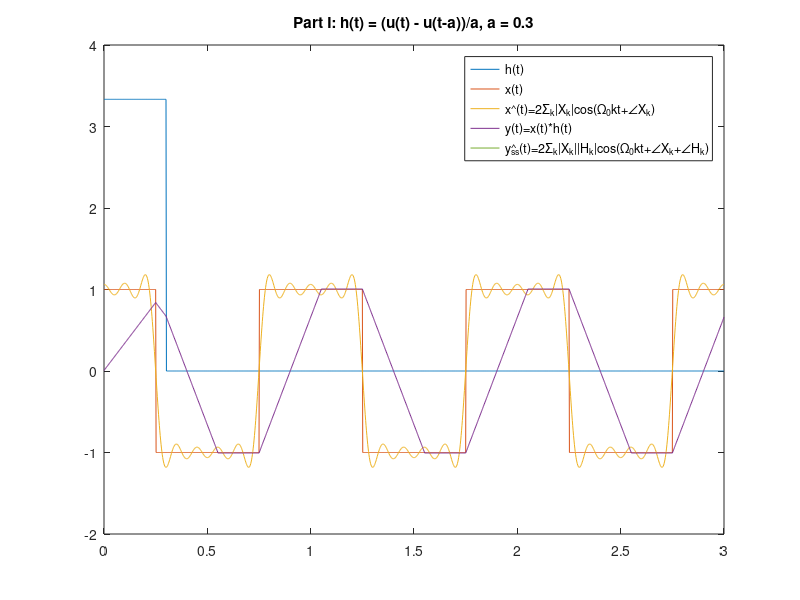

The MATLAB script that drew this image:
% EE3032 - Dr. Durant - Week 6 In-Class Exercise
% 2017-10-11 - System response

% We recently learned that the transfer function, H(j*Omega), which exists for any
% LTI system, tells about the steady state phase shift and gain/attenuation
% between an input and output at a given frequency. Saying a system is LTI is 
% equivalent to saying a transfer function, h(t), exists. Specifically, H() is a
% complex, scalar-valued function of the input frequency Omega.

% In detail, for the kth frequency component of a real, periodic signal we have
% xk(t) = 2 |X_k| cos(k Omega0 t + angle(X_k))
% Note that the cosine (along with the sine and the complex exponential) is
% an eigenfunction of any LTI system. So, the output will have the same
% frequency with the magnitude and phase changed as a function of the
% frequency. This is the full (not trigonometric) Fourier series, with complex X_k,
% simplified for real signals. Now, we can find H(j*Omega) = H(j*k*Omega0), which
% is a complex number, H_k. The output due to this component of the input,
% using the eigenfunction property is
% yk(t) = 2 |X_k| |H_k| cos(k Omega0 t + angle(X_k) + angle(H_k))

% For this exercise, you will let the system input be the square wave, for
% which we derived the FS in class. You will consider a system for which we 
% derived the transfer function in class. Thus, you have all the tools to
% compute X_k and H_k in the equation above. You will construct the output y by
% adding together several of the yk functions (since there are an infinite
% number, this is an approximation, but a good one); this will give the
% theoretical steady state response.

dt = 0.002; % Time step for calculations and plotting
t = 0:dt:3; % format is start:step:end
T0 = 1; % fundamental frequency in seconds

a = 0.3; % end time of h(t), was 1 in class example
desc = sprintf('h(t) = (u(t) - u(t-a))/a, a = %g', a); % scale so area under h is 1.
h = ((t>=0) & (t<=a)) / a;
% In class, we derived H for the a=1 case. The general solution is 
% H(j Omega) = j/(Omega a) (e^(-j Omega a) - 1)

% Also, here is the input x(t)...
x = sign(cos(2*pi/T0*t)); % sign makes this +/-1
% And, here is how we build x from its FS components. We use the first several
% non-zero terms to approximate x. You can try adding or removing components.
k = [1 3 5 7 9];
Omega = 2*pi*k/T0; % vector of Omega_0*k
X = 2./(pi*k.*(-1).^((k-1)/2)); % derived in class in week 5. In this case,
% and for all even and real signals, X_k is real, so angle(X_k)=0 or pi.
if false % Use brief and efficient, but harder to understand, method
	xm = bsxfun(@times, 2*abs(X).', cos(bsxfun(@plus, Omega'*t, angle(X).')));
    % the components of x(t), outer product, see w5.m for details
else % Inefficient loop; better for understanding and early code development
    % Allocate matrix of invalid values to hold each component function
	xm = NaN(length(k),length(t));
	for c = 1:length(k)
        % calculate the cth component, where c is an index into k (& Omega & X)
		xm(c,:) = 2*abs(X(c))*cos(Omega(c)*t+angle(X(c))); 
		% (c,:) means the cth row and the ':' column. ':' means ALL columns; 
        % we are defining the function value at ALL values of t.
	end
end
xn = sum(xm); % sum the components, arriving at our estimate of x(t)

% Now, find the complete response (transient + steady state) using convolution
yc = conv(x,h) * dt; yc = yc(1:length(t));

% Your work goes here. Find H for the 5 Omegas. Then write code for the
% scaled and phase-shifted components of y (call them ym, using the naming
% convention above). Finally, add them together into yn. This yn is the
% steady-state response when the input is xn.
ym = NaN(size(xm)); % replace these 2 lines with your code.
yn = NaN(size(xn)); % these create y of the proper size with invalid values.

% Plotting code - you don't need to change this, but may add to it if you wish.
figure
plot(t,h,t,x,t,xn,t,yc,t,yn)
legend('h(t)','x(t)','x^\wedge(t)={2}\Sigma_k{|X_k|cos(\Omega_0{k}t+\angle{X_k})}',...
    'y(t)=x(t)*h(t)',...
    'y_{ss}^\wedge(t)={2}\Sigma_k{|X_k||H_k|cos(\Omega_0{k}t+\angle{X_k}+\angle{H_k})}')
title(sprintf('Part I: %s', desc)) % refer to the description string to avoid
% having to enter/edit it in 2 places

% Study Questions
% 1. Does the output appear as you expected? Why or why not?
% 2. How does a affect the delay of the system?
% 3. How does a affect the transient settling time of the system?
% 4. Find a (finite, non-zero) a that causes y(t) = 0. Hint: this will
% happen when H(j Omega) = 0. This is called a 0 of the transfer function,
% or equivalently, a 0 of the system.

% Part II: Try this after class for extra practice.
% h(t) = e^(-at) u(t), a > 0
